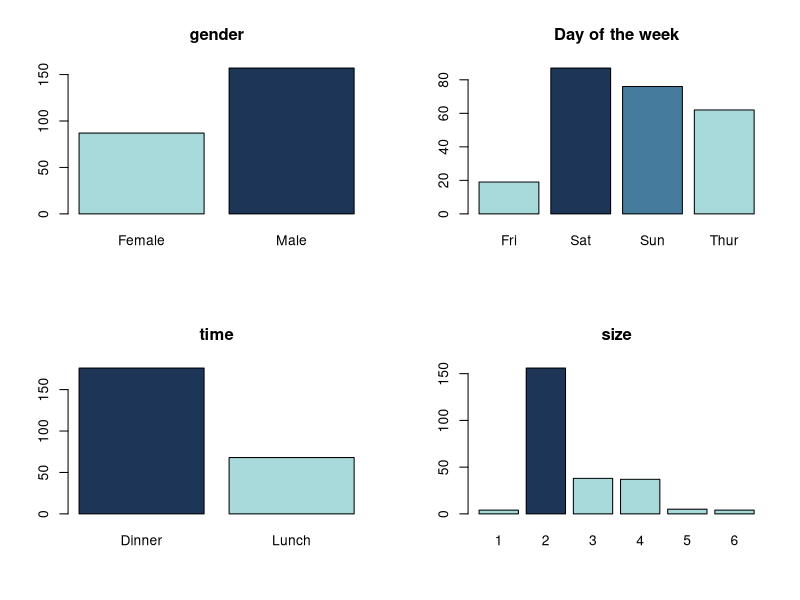
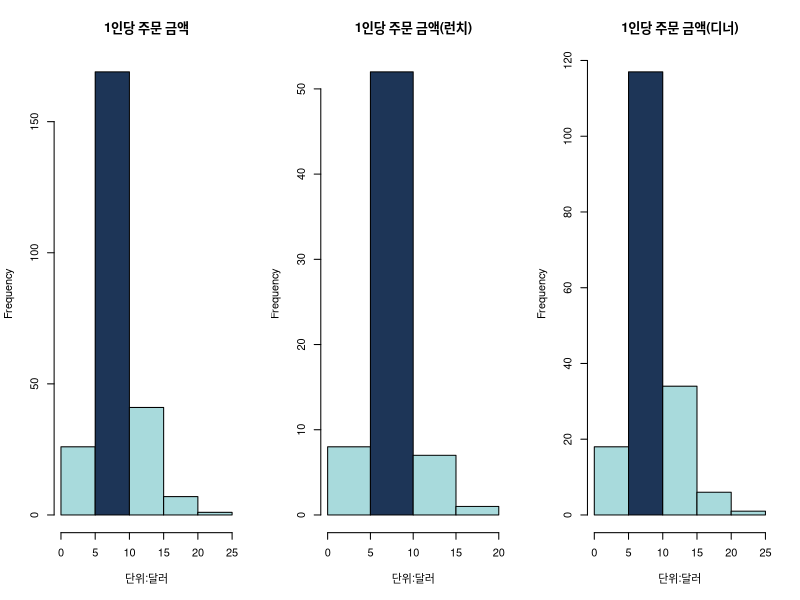
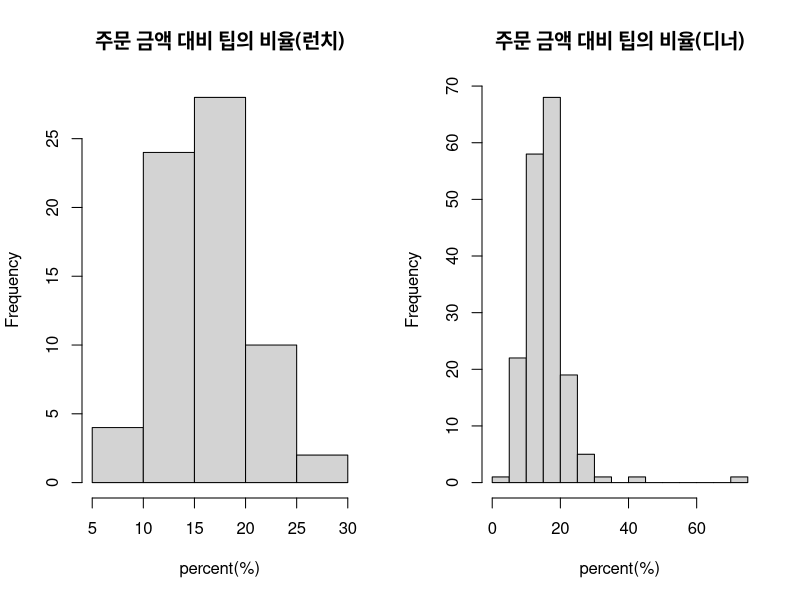

Here is the R script that generated these plots, in order:
### chapter 08 기본 그래프 작성하기 I

# 4. 실전분석

install.packages('reshape2')
library(reshape2)
str(tips)
head(tips)

color.6 <- rep('#a8dadc', 6)
color.6[2] <- '#1d3557'

color.4 <- rep('#a8dadc', 4)
color.4[2] <- '#1d3557'
color.4[3] <- '#457b9d'

par(mfrow=c(2,2))
barplot(table(tips$sex), main = 'gender', col = c('#a8dadc', '#1d3557'))
barplot(table(tips$day), main = 'Day of the week', col = color.4)
barplot(table(tips$time), main = 'time', col = c('#1d3557', '#a8dadc'))
barplot(table(tips$size), main = 'size', col = color.6)

tips.new <- tips
tips.new$perHead <- tips.new$total_bill / tips.new$size

color.5 <- rep('#a8dadc', 5)
color.5[2] <- '#1d3557'

par(mfrow=c(1,3))
hist(tips.new$perHead, 
     main = '1인당 주문 금액', xlab='단위:달러',
     breaks = 5, col = color.5)
hist(tips.new[tips.new$time == 'Lunch', 'perHead'],
     main = '1인당 주문 금액(런치)', xlab='단위:달러',
     breaks = 4, col = color.5)
hist(tips.new[tips.new$time == 'Dinner', 'perHead'],
     main = '1인당 주문 금액(디너)', xlab='단위:달러',
     breaks = 4, col = color.5)

tips.new$percent <- tips.new$tip / tips.new$total_bill * 100
par(mfrow=c(1,2))
res.lunch <- hist(tips.new[tips.new$time=='Lunch', 'percent'],
                  main = '주문 금액 대비 팁의 비율(런치)',
                  xlab='percent(%)',
                  breaks=5)
res.dinner <- hist(tips.new[tips.new$time=='Dinner', 'percent'],
                   main = '주문 금액 대비 팁의 비율(디너)',
                   xlab = 'percent(%)',
                   breaks = 10)
par(mfrow=c(1,1))
